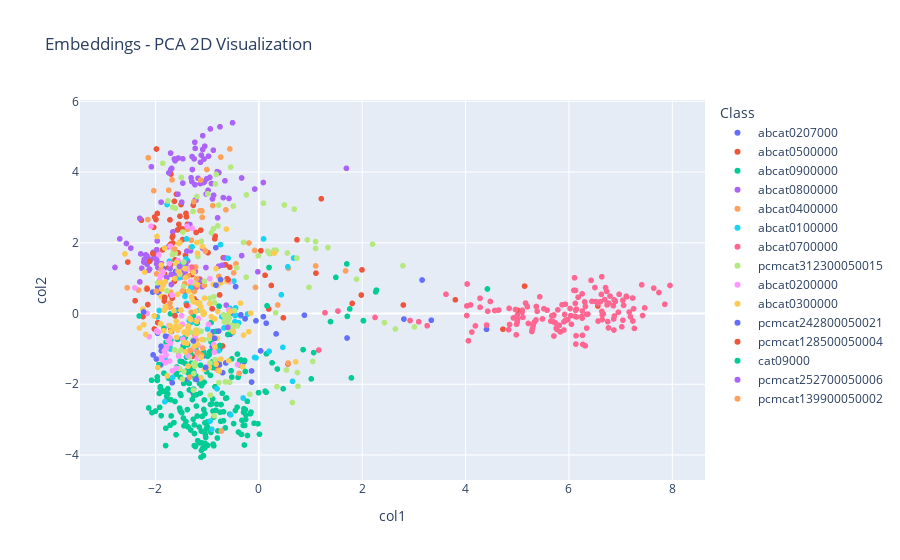

Notebook code for this chart:
### Markdown cell above
#### 3.2.3. Train and Evaluate Combined Model

### Code cell
# Combine text and image columns to form the feature set
X_train = train_df[text_columns + image_columns].values
X_test = test_df[text_columns + image_columns].values

# Train and evaluate models
trained_models = train_classic(X_train, X_test, y_train, y_test)
